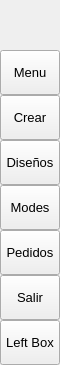
        <widget class="QFrame" name="leftMenuBg">
         <property name="minimumSize">
          <size>
           <width>60</width>
           <height>0</height>
          </size>
         </property>
         <property name="maximumSize">
          <size>
           <width>60</width>
           <height>16777215</height>
          </size>
         </property>
         <property name="frameShape">
          <enum>QFrame::NoFrame</enum>
         </property>
         <property name="frameShadow">
          <enum>QFrame::Raised</enum>
         </property>
         <layout class="QVBoxLayout" name="verticalLayout_3">
          <property name="spacing">
           <number>0</number>
          </property>
          <property name="leftMargin">
           <number>0</number>
          </property>
          <property name="topMargin">
           <number>0</number>
          </property>
          <property name="rightMargin">
           <number>0</number>
          </property>
          <property name="bottomMargin">
           <number>0</number>
          </property>
          <item>
           <widget class="QFrame" name="topLogoInfo">
            <property name="minimumSize">
             <size>
              <width>0</width>
              <height>50</height>
             </size>
            </property>
            <property name="maximumSize">
             <size>
              <width>16777215</width>
              <height>50</height>
             </size>
            </property>
            <property name="frameShape">
             <enum>QFrame::NoFrame</enum>
            </property>
            <property name="frameShadow">
             <enum>QFrame::Raised</enum>
            </property>
            <widget class="QFrame" name="topLogo">
             <property name="geometry">
              <rect>
               <x>10</x>
               <y>5</y>
               <width>42</width>
               <height>42</height>
              </rect>
             </property>
             <property name="minimumSize">
              <size>
               <width>42</width>
               <height>42</height>
              </size>
             </property>
             <property name="maximumSize">
              <size>
               <width>42</width>
               <height>42</height>
              </size>
             </property>
             <property name="frameShape">
              <enum>QFrame::NoFrame</enum>
             </property>
             <property name="frameShadow">
              <enum>QFrame::Raised</enum>
             </property>
            </widget>
            <widget class="QLabel" name="titleLeftApp">
             <property name="geometry">
              <rect>
               <x>70</x>
               <y>8</y>
               <width>160</width>
               <height>20</height>
              </rect>
             </property>
             <property name="font">
              <font>
               <family>Segoe UI Semibold</family>
               <pointsize>12</pointsize>
               <weight>50</weight>
               <italic>false</italic>
               <bold>false</bold>
              </font>
             </property>
             <property name="text">
              <string>PyDracula</string>
             </property>
             <property name="alignment">
              <set>Qt::AlignLeading|Qt::AlignLeft|Qt::AlignTop</set>
             </property>
            </widget>
            <widget class="QLabel" name="titleLeftDescription">
             <property name="geometry">
              <rect>
               <x>70</x>
               <y>27</y>
               <width>160</width>
               <height>16</height>
              </rect>
             </property>
             <property name="maximumSize">
              <size>
               <width>16777215</width>
               <height>16</height>
              </size>
             </property>
             <property name="font">
              <font>
               <family>Segoe UI</family>
               <pointsize>8</pointsize>
               <weight>50</weight>
               <italic>false</italic>
               <bold>false</bold>
              </font>
             </property>
             <property name="text">
              <string>Modern GUI / Flat Style</string>
             </property>
             <property name="alignment">
              <set>Qt::AlignLeading|Qt::AlignLeft|Qt::AlignTop</set>
             </property>
            </widget>
           </widget>
          </item>
          <item>
           <widget class="QFrame" name="leftMenuFrame">
            <property name="frameShape">
             <enum>QFrame::NoFrame</enum>
            </property>
            <property name="frameShadow">
             <enum>QFrame::Raised</enum>
            </property>
            <layout class="QVBoxLayout" name="verticalMenuLayout">
             <property name="spacing">
              <number>0</number>
             </property>
             <property name="leftMargin">
              <number>0</number>
             </property>
             <property name="topMargin">
              <number>0</number>
             </property>
             <property name="rightMargin">
              <number>0</number>
             </property>
             <property name="bottomMargin">
              <number>0</number>
             </property>
             <item>
              <widget class="QFrame" name="toggleBox">
               <property name="maximumSize">
                <size>
                 <width>16777215</width>
                 <height>45</height>
                </size>
               </property>
               <property name="frameShape">
                <enum>QFrame::NoFrame</enum>
               </property>
               <property name="frameShadow">
                <enum>QFrame::Raised</enum>
               </property>
               <layout class="QVBoxLayout" name="verticalLayout_4">
                <property name="spacing">
                 <number>0</number>
                </property>
                <property name="leftMargin">
                 <number>0</number>
                </property>
                <property name="topMargin">
                 <number>0</number>
                </property>
                <property name="rightMargin">
                 <number>0</number>
                </property>
                <property name="bottomMargin">
                 <number>0</number>
                </property>
                <item>
                 <widget class="QPushButton" name="toggleButton">
                  <property name="sizePolicy">
                   <sizepolicy hsizetype="Expanding" vsizetype="Fixed">
                    <horstretch>0</horstretch>
                    <verstretch>0</verstretch>
                   </sizepolicy>
                  </property>
                  <property name="minimumSize">
                   <size>
                    <width>0</width>
                    <height>45</height>
                   </size>
                  </property>
                  <property name="font">
                   <font>
                    <family>Segoe UI</family>
                    <pointsize>10</pointsize>
                    <weight>50</weight>
                    <italic>false</italic>
                    <bold>false</bold>
                   </font>
                  </property>
                  <property name="cursor">
                   <cursorShape>PointingHandCursor</cursorShape>
                  </property>
                  <property name="layoutDirection">
                   <enum>Qt::LeftToRight</enum>
                  </property>
                  <property name="styleSheet">
                   <string notr="true">background-image: url(:/icons/images/icons/icon_menu.png);</string>
                  </property>
                  <property name="text">
                   <string>Menu</string>
                  </property>
                 </widget>
                </item>
               </layout>
              </widget>
             </item>
             <item alignment="Qt::AlignTop">
              <widget class="QFrame" name="topMenu">
               <property name="frameShape">
                <enum>QFrame::NoFrame</enum>
               </property>
               <property name="frameShadow">
                <enum>QFrame::Raised</enum>
               </property>
               <layout class="QVBoxLayout" name="verticalLayout_8">
                <property name="spacing">
                 <number>0</number>
                </property>
                <property name="leftMargin">
                 <number>0</number>
                </property>
                <property name="topMargin">
                 <number>0</number>
                </property>
                <property name="rightMargin">
                 <number>0</number>
                </property>
                <property name="bottomMargin">
                 <number>0</number>
                </property>
                <item>
                 <widget class="QPushButton" name="btn_home">
                  <property name="sizePolicy">
                   <sizepolicy hsizetype="Expanding" vsizetype="Fixed">
                    <horstretch>0</horstretch>
                    <verstretch>0</verstretch>
                   </sizepolicy>
                  </property>
                  <property name="minimumSize">
                   <size>
                    <width>0</width>
                    <height>45</height>
                   </size>
                  </property>
                  <property name="font">
                   <font>
                    <family>Segoe UI</family>
                    <pointsize>10</pointsize>
                    <weight>50</weight>
                    <italic>false</italic>
                    <bold>false</bold>
                   </font>
                  </property>
                  <property name="cursor">
                   <cursorShape>PointingHandCursor</cursorShape>
                  </property>
                  <property name="layoutDirection">
                   <enum>Qt::LeftToRight</enum>
                  </property>
                  <property name="styleSheet">
                   <string notr="true">background-image: url(:/icons/images/icons/cil-home.png);</string>
                  </property>
                  <property name="text">
                   <string>Crear</string>
                  </property>
                 </widget>
                </item>
                <item>
                 <widget class="QPushButton" name="btn_widgets">
                  <property name="sizePolicy">
                   <sizepolicy hsizetype="Expanding" vsizetype="Fixed">
                    <horstretch>0</horstretch>
                    <verstretch>0</verstretch>
                   </sizepolicy>
                  </property>
                  <property name="minimumSize">
                   <size>
                    <width>0</width>
                    <height>45</height>
                   </size>
                  </property>
                  <property name="font">
                   <font>
                    <family>Segoe UI</family>
                    <pointsize>10</pointsize>
                    <weight>50</weight>
                    <italic>false</italic>
                    <bold>false</bold>
                   </font>
                  </property>
                  <property name="cursor">
                   <cursorShape>PointingHandCursor</cursorShape>
                  </property>
                  <property name="layoutDirection">
                   <enum>Qt::LeftToRight</enum>
                  </property>
                  <property name="styleSheet">
                   <string notr="true">background-image: url(:/icons/images/icons/cil-gamepad.png);</string>
                  </property>
                  <property name="text">
                   <string>Diseños</string>
                  </property>
                 </widget>
                </item>
                <item>
                 <widget class="QPushButton" name="btn_new">
                  <property name="sizePolicy">
                   <sizepolicy hsizetype="Expanding" vsizetype="Fixed">
                    <horstretch>0</horstretch>
                    <verstretch>0</verstretch>
                   </sizepolicy>
                  </property>
                  <property name="minimumSize">
                   <size>
                    <width>0</width>
                    <height>45</height>
                   </size>
                  </property>
                  <property name="font">
                   <font>
                    <family>Segoe UI</family>
                    <pointsize>10</pointsize>
                    <weight>50</weight>
                    <italic>false</italic>
                    <bold>false</bold>
                   </font>
                  </property>
                  <property name="cursor">
                   <cursorShape>PointingHandCursor</cursorShape>
                  </property>
                  <property name="layoutDirection">
                   <enum>Qt::LeftToRight</enum>
                  </property>
                  <property name="styleSheet">
                   <string notr="true">background-image: url(:/icons/images/icons/cil-file.png);</string>
                  </property>
                  <property name="text">
                   <string>Modes</string>
                  </property>
                 </widget>
                </item>
                <item>
                 <widget class="QPushButton" name="btn_save">
                  <property name="sizePolicy">
                   <sizepolicy hsizetype="Expanding" vsizetype="Fixed">
                    <horstretch>0</horstretch>
                    <verstretch>0</verstretch>
                   </sizepolicy>
                  </property>
                  <property name="minimumSize">
                   <size>
                    <width>0</width>
                    <height>45</height>
                   </size>
                  </property>
                  <property name="font">
                   <font>
                    <family>Segoe UI</family>
                    <pointsize>10</pointsize>
                    <weight>50</weight>
                    <italic>false</italic>
                    <bold>false</bold>
                   </font>
                  </property>
                  <property name="cursor">
                   <cursorShape>PointingHandCursor</cursorShape>
                  </property>
                  <property name="layoutDirection">
                   <enum>Qt::LeftToRight</enum>
                  </property>
                  <property name="styleSheet">
                   <string notr="true">background-image: url(:/icons/images/icons/cil-save.png)</string>
                  </property>
                  <property name="text">
                   <string>Pedidos</string>
                  </property>
                 </widget>
                </item>
                <item>
                 <widget class="QPushButton" name="btn_exit">
                  <property name="sizePolicy">
                   <sizepolicy hsizetype="Expanding" vsizetype="Fixed">
                    <horstretch>0</horstretch>
                    <verstretch>0</verstretch>
                   </sizepolicy>
                  </property>
                  <property name="minimumSize">
                   <size>
                    <width>0</width>
                    <height>45</height>
                   </size>
                  </property>
                  <property name="font">
                   <font>
                    <family>Segoe UI</family>
                    <pointsize>10</pointsize>
                    <weight>50</weight>
                    <italic>false</italic>
                    <bold>false</bold>
                   </font>
                  </property>
                  <property name="cursor">
                   <cursorShape>PointingHandCursor</cursorShape>
                  </property>
                  <property name="layoutDirection">
                   <enum>Qt::LeftToRight</enum>
                  </property>
                  <property name="styleSheet">
                   <string notr="true">background-image: url(:/icons/images/icons/cil-x.png);</string>
                  </property>
                  <property name="text">
                   <string>Salir</string>
                  </property>
                 </widget>
                </item>
               </layout>
              </widget>
             </item>
             <item alignment="Qt::AlignBottom">
              <widget class="QFrame" name="bottomMenu">
               <property name="frameShape">
                <enum>QFrame::NoFrame</enum>
               </property>
               <property name="frameShadow">
                <enum>QFrame::Raised</enum>
               </property>
               <layout class="QVBoxLayout" name="verticalLayout_9">
                <property name="spacing">
                 <number>0</number>
                </property>
                <property name="leftMargin">
                 <number>0</number>
                </property>
                <property name="topMargin">
                 <number>0</number>
                </property>
                <property name="rightMargin">
                 <number>0</number>
                </property>
                <property name="bottomMargin">
                 <number>0</number>
                </property>
                <item>
                 <widget class="QPushButton" name="toggleLeftBox">
                  <property name="sizePolicy">
                   <sizepolicy hsizetype="Expanding" vsizetype="Fixed">
                    <horstretch>0</horstretch>
                    <verstretch>0</verstretch>
                   </sizepolicy>
                  </property>
                  <property name="minimumSize">
                   <size>
                    <width>0</width>
                    <height>45</height>
                   </size>
                  </property>
                  <property name="font">
                   <font>
                    <family>Segoe UI</family>
                    <pointsize>10</pointsize>
                    <weight>50</weight>
                    <italic>false</italic>
                    <bold>false</bold>
                   </font>
                  </property>
                  <property name="cursor">
                   <cursorShape>PointingHandCursor</cursorShape>
                  </property>
                  <property name="layoutDirection">
                   <enum>Qt::LeftToRight</enum>
                  </property>
                  <property name="styleSheet">
                   <string notr="true">background-image: url(:/icons/images/icons/icon_settings.png);</string>
                  </property>
                  <property name="text">
                   <string>Left Box</string>
                  </property>
                 </widget>
                </item>
               </layout>
              </widget>
             </item>
            </layout>
           </widget>
          </item>
         </layout>
        </widget>
